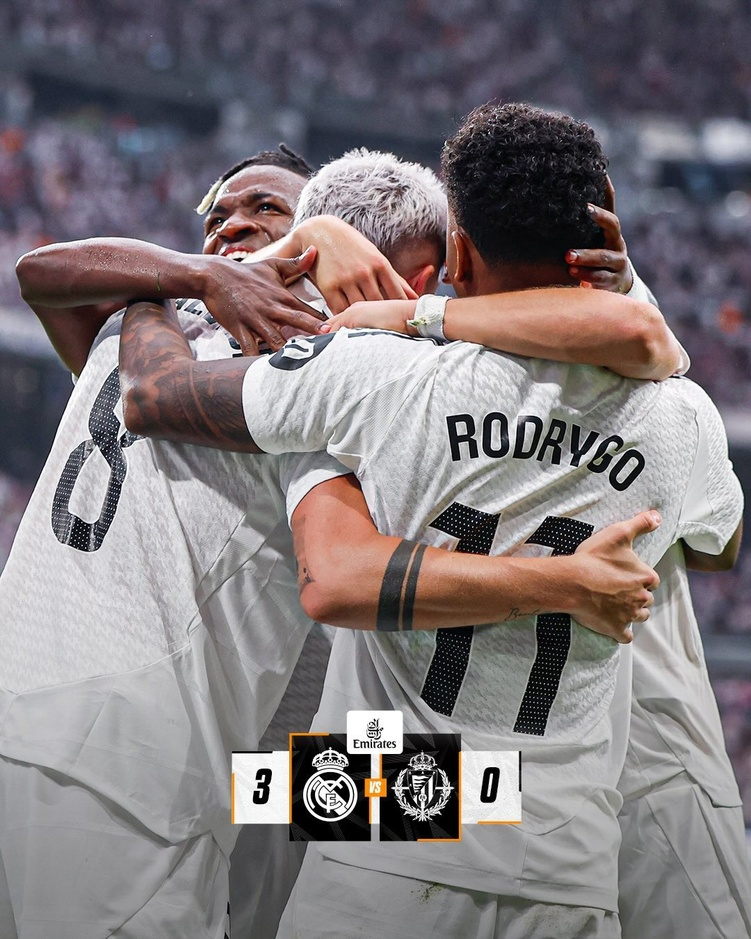
#> input picture original2.jpg, 751 x 939 px, shrunk from 1080 x 1350 before the run, given in place of abc.jpg, which was not available
$ jupyter execute --allow-errors DCT.ipynb   (text cells are left out)
#> lines starting #> are read from the running program, lines starting #| are printed output that depends on the picture; pictures that were not available may be replaced by others from this repository, and a replacement may not be noted
[cell 1]
import numpy as np
import cv2
import matplotlib.pyplot as plt

[cell 2]
def display_image(image_path):
#> called with image_path = 'abc.jpg'
    image = cv2.imread(image_path)
#> image is the input picture: shape (939, 751, 3); mean B, G, R 124, 121, 128.2
    image_rgb = cv2.cvtColor(image, cv2.COLOR_BGR2RGB)
    plt.title(image_path)
    plt.imshow(image_rgb)
    plt.axis('off')
    plt.show()

def display_images(image_path1, image_path2):
#> called with image_path1 = 'original2.jpg', image_path2 = 'watermarked_color.jpg'
    image1 = cv2.imread(image_path1)
    image2 = cv2.imread(image_path2)
    image1_rgb = cv2.cvtColor(image1, cv2.COLOR_BGR2RGB)
    image2_rgb = cv2.cvtColor(image2, cv2.COLOR_BGR2RGB)
    print(image_path1 + ' and ' + image_path2)
    fig, axes = plt.subplots(1, 2, figsize=(12, 6))
    axes[0].imshow(image1_rgb)
    axes[0].axis('off')
    axes[1].imshow(image2_rgb)
    axes[1].axis('off')
    plt.show()
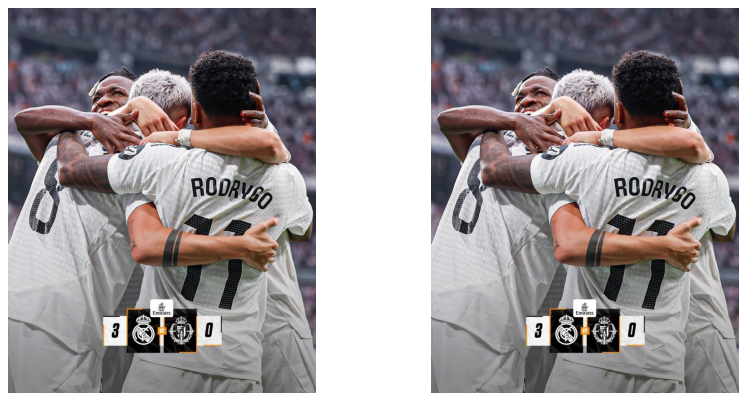
#> figure drawn by matplotlib, 2 panels

[cell 3]
def NCC(img1, img2):
    return abs(np.mean(np.multiply((img1 - np.mean(img1)), (img2 - np.mean(img2)))) /
               (np.std(img1) * np.std(img2)))

[cell 4]
alpha = 0.1
def embeded(watermark, cover_data, secret_key):
    # Read the images
#> called with watermark = 'abc.jpg', cover_data = 'original2.jpg', secret_key = 0.2
    global w_height, w_width
    cover_data = cv2.imread(cover_data, cv2.IMREAD_COLOR)
    watermark = cv2.imread(watermark, cv2.IMREAD_GRAYSCALE)
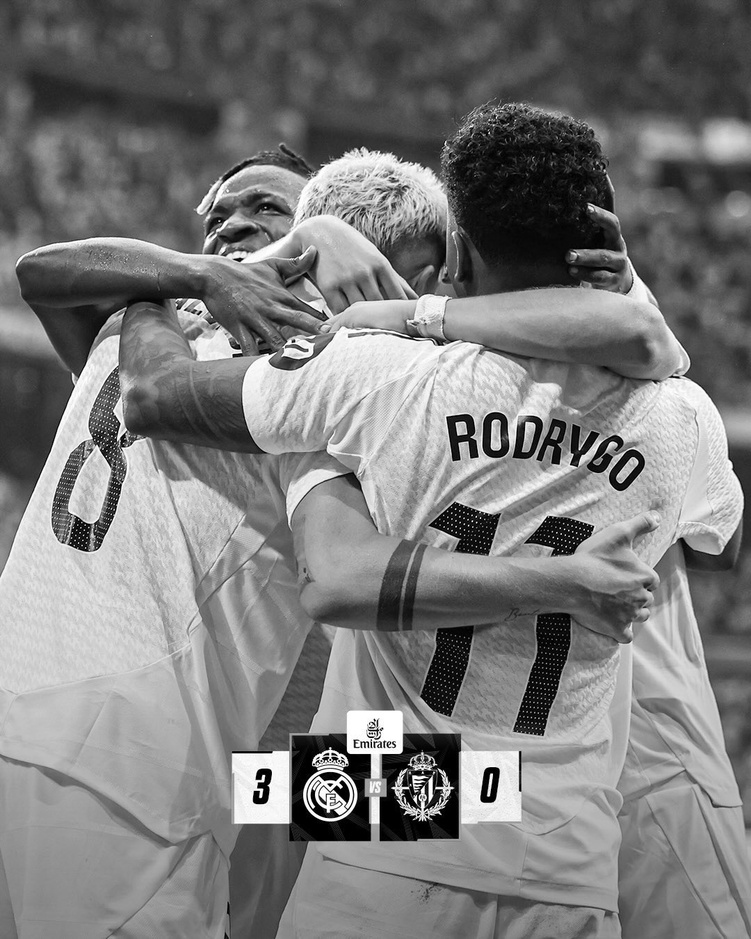
#> watermark: shape (939, 751); min 0, max 255, mean 123.4
    w_height, w_width = watermark.shape
#> w_height = 939; w_width = 751
    height, width, _ = cover_data.shape
#> height = 939; width = 751

    # Position of the watermark and ensure watermark in the image
    start_x = int((width - w_width) * secret_key)
#> start_x = 0
    start_y = int((height - w_height) * secret_key)
#> start_y = 0
    start_x = min(start_x, width - w_width)
    start_y = min(start_y, height - w_height)
    start_x = max(start_x, 0)
    start_y = max(start_y, 0)

    # Split the cover image into its color channels
    cover_b, cover_g, cover_r = cv2.split(cover_data)
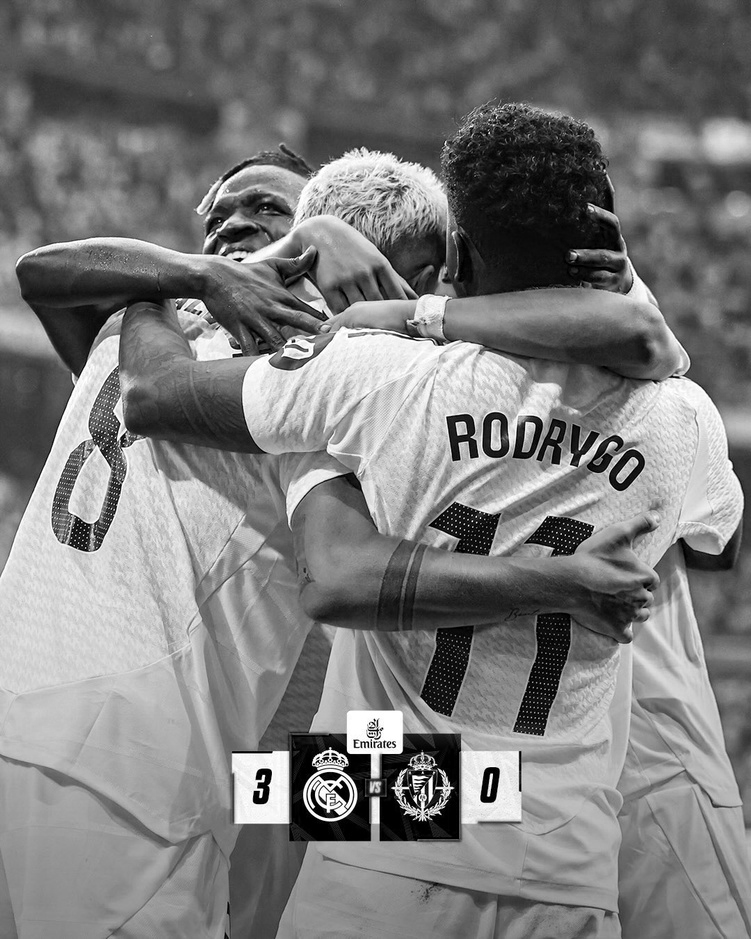
#> cover_b: shape (939, 751); min 0, max 255, mean 124
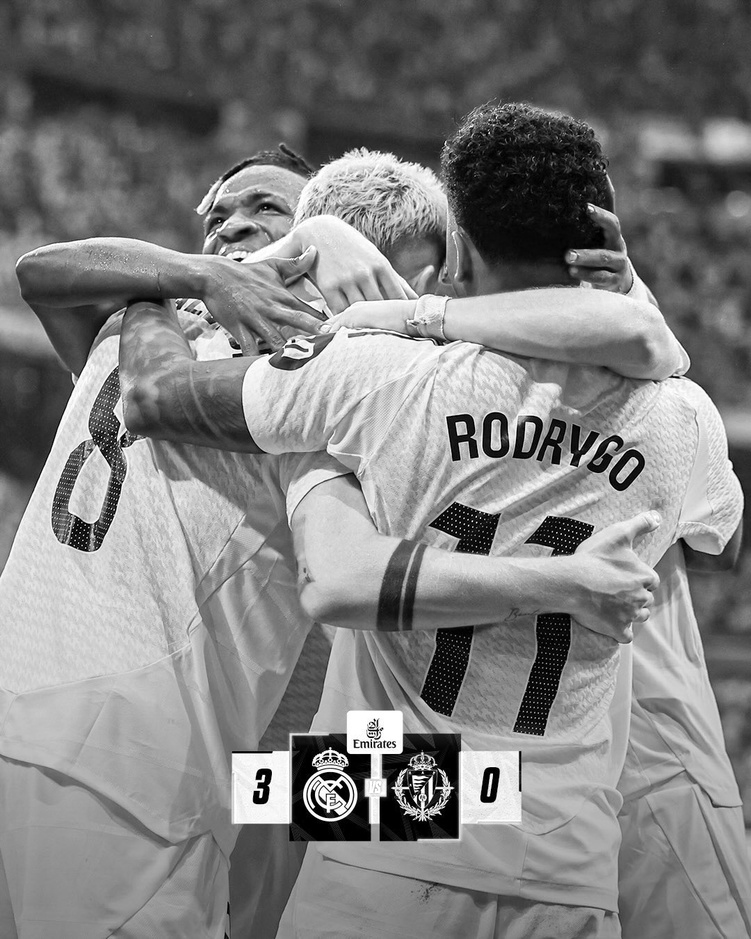
#> cover_r: shape (939, 751); min 0, max 255, mean 128.2
    dct_b = cv2.dct(np.float32(cover_b))  # Blue channel
    dct_g = cv2.dct(np.float32(cover_g))  # Green channel
    dct_r = cv2.dct(np.float32(cover_r))  # Red channel

    # Embed the watermark use Direct Cosine Transform
    for i in range(w_height):
        for j in range(w_width):
            dct_b[start_y + j, start_x + i] += alpha * watermark[j, i]
            dct_g[start_y + j, start_x + i] += alpha * watermark[j, i]
            dct_r[start_y + j, start_x + i] += alpha * watermark[j, i]

    # Reconstruct the image use Inverse Direct Cosine Transform
    watermarked_b = cv2.idct(dct_b)
    watermarked_g = cv2.idct(dct_g)
    watermarked_r = cv2.idct(dct_r)

    # Recolor the image, np.clip: Clip (limit) the values in an array
    watermarked_b = np.clip(watermarked_b, 0, 255)
    watermarked_g = np.clip(watermarked_g, 0, 255)
    watermarked_r = np.clip(watermarked_r, 0, 255)
    watermarked_image = cv2.merge([watermarked_b, watermarked_g, watermarked_r])

    # Saving
    output_path = "watermarked_color.jpg"
    cv2.imwrite(output_path, np.uint8(watermarked_image))

    return watermarked_image

display_image("abc.jpg")
display_images("original2.jpg", "watermarked_color.jpg")
secret_key = 0.2
#> (the rest of this cell did not finish here and is left out)

[cell 5]
def add_noise(image, noise_level):
    # Generate random noise of the same shape as the image
    noise = np.random.randint(0, noise_level, image.shape, dtype='uint8')

    # Add the noise to the image
    noisy_image = np.add(image, noise)
    noisy_image = np.clip(noisy_image, 0, 255)

    return noisy_image

#> (the rest of this cell did not finish here and is left out)

[cell 6]
def detect(original_data, test_data, secret_key):
    # Load the images and information
#> called with original_data = 'original2.jpg', test_data = 'noisy_image.jpg', secret_key = 0.2
    original_data = cv2.imread(original_data, cv2.IMREAD_COLOR)
    test_data = cv2.imread(test_data, cv2.IMREAD_COLOR)
    height, width, _ = original_data.shape
#> height = 939; width = 751

    # Known width and height of the watermark from global variables at embeded function
    start_x = int((width - w_width) * secret_key)
#> start_x = 0
    start_y = int((height - w_height) * secret_key)
#> start_y = 0
    start_x = min(start_x, width - w_width)
    start_y = min(start_y, height - w_height)
    start_x = max(start_x, 0)
    start_y = max(start_y, 0)

    # Split the original and test image into their color channels
    original_b, original_g, original_r = cv2.split(original_data)
    test_b, test_g, test_r = cv2.split(test_data)

    # DCT
    dct_original_b = cv2.dct(np.float32(original_b))  # Blue channel
    dct_original_g = cv2.dct(np.float32(original_g))  # Green channel
    dct_original_r = cv2.dct(np.float32(original_r))  # Red channel
    dct_test_b = cv2.dct(np.float32(test_b))  # Blue channel
    dct_test_g = cv2.dct(np.float32(test_g))  # Green channel
    dct_test_r = cv2.dct(np.float32(test_r))  # Red channel

    # Detect the watermark
    extracted_watermark_b = np.zeros((w_height, w_width))
    extracted_watermark_g = np.zeros((w_height, w_width))
    extracted_watermark_r = np.zeros((w_height, w_width))
    for i in range(w_height):
        for j in range(w_width):
            extracted_watermark_b[j, i] = (dct_test_b[start_y + j, start_x + i] - dct_original_b[start_y + j, start_x + i]) / alpha
            extracted_watermark_g[j, i] = (dct_test_g[start_y + j, start_x + i] - dct_original_g[start_y + j, start_x + i]) / alpha
            extracted_watermark_r[j, i] = (dct_test_r[start_y + j, start_x + i] - dct_original_r[start_y + j, start_x + i]) / alpha
#> extracted_watermark_b: shape (939, 751) float64; every value is 0

    # Rebuild the watermark, ensure the values are in right format
    extracted_watermark = np.mean([extracted_watermark_b, extracted_watermark_g, extracted_watermark_r], axis=0)
    extracted_watermark = np.clip(extracted_watermark, 0, 255)
    extracted_watermark = np.uint8(extracted_watermark)

    # Save
    output_path = "extracted_watermark.jpg"
    cv2.imwrite(output_path, extracted_watermark)

    return extracted_watermark

#> (the rest of this cell did not finish here and is left out)
